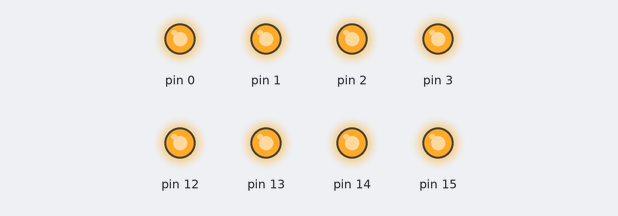
The sketch below on a simulated Arduino Uno, built with avr-gcc and run on an emulated ATmega328P. Shown: output pins drawn as LEDs (lit = HIGH). Pins used as bus, display or sensor lines are not drawn.

Above: at 0.1 s.
Timing chart, 0 to 1.6 s (numbered marks = the images above):
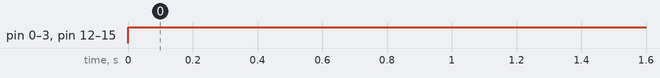

The sketch:

_DFG.ino
```cpp
#define stcp 5// 3
#define shcp 16// 4
#define ds 4// 2


void setup() {
   pinMode(shcp, OUTPUT);
   pinMode(stcp, OUTPUT);
   pinMode(ds, OUTPUT);
   pinMode(0, OUTPUT);
   pinMode(2, OUTPUT);
   pinMode(14, OUTPUT);
   pinMode(12, OUTPUT);
   pinMode(13, OUTPUT);
   pinMode(15, OUTPUT);
   pinMode(1, OUTPUT);
   pinMode(3, OUTPUT);

}

void loop() {
  digitalWrite(0,HIGH);
  digitalWrite(2,HIGH);
  digitalWrite(14,HIGH);
  digitalWrite(12,HIGH);
  digitalWrite(13,HIGH);
  digitalWrite(15,HIGH);
  digitalWrite(1,HIGH);
  digitalWrite(3,HIGH);


  digitalWrite(ds,1);
  digitalWrite(shcp,1);
  digitalWrite(shcp,0);
  digitalWrite(stcp,1);
  digitalWrite(stcp,0);

  delay(2000);
  digitalWrite(ds,0);
  digitalWrite(shcp,1);
  digitalWrite(shcp,0);
  digitalWrite(stcp,1);
  digitalWrite(stcp,0);

  delay(2000);

}
```

Measured:
- by itself, pin 0–3, pin 12–15: LOW → HIGH at 0.00 s
